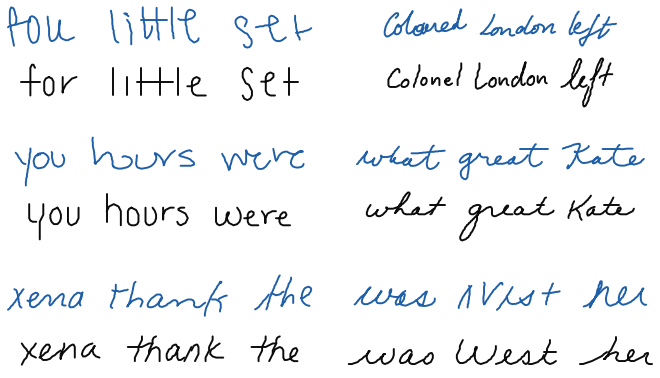

The script that saved this image:
import json
import os
import pickle
import sys

import matplotlib
matplotlib.use("Agg")
import matplotlib.pyplot as plt
import numpy as np

sys.path[:0] = [".", "inference", "tools", "paper/figures"]
import samples

ROWS, CACHE = [0, 3, 8, 11, 14, 17], "paper/figures/transfer.json"


def make(checkpoint="out/ablate_hand/base/best.pt", shown=3):
    import pengpt as P
    import unseen_hands as U
    device = P.resolve_device("auto")
    model, dataset, cfg, ckpt = P.load_for_sampling(checkpoint, device)
    known, picked, cells = pickle.load(open(U.CACHE, "rb")), json.load(open("paper/figures/unseen_hands.json")), []
    for k in ROWS:
        writer, rng = known[picked[k]["writer"]], np.random.default_rng(k)
        fine = [i for i, t in enumerate(writer["texts"]) if t.isalpha() and 3 <= len(t) <= 8]
        targets = [int(i) for i in rng.choice(fine, shown, replace=False)]
        asked = {writer["texts"][i].lower() for i in targets}
        other = [i for i, t in enumerate(writer["texts"]) if t.lower() not in asked]
        rest = dict(writer, points=[writer["points"][i] for i in other], texts=[writer["texts"][i] for i in other])
        before = U.primer(dataset.stroke_tok, rest, rng)
        words = U.write(model, dataset, cfg, before, [writer["texts"][i] for i in targets], 0, 1, k)
        cells.append(dict(text=[writer["texts"][i] for i in targets], primed=[w for w, _ in before],
                          real=[writer["points"][i].tolist() for i in targets], model=[w[0] for w in words]))
        print(cells[-1]["text"], "primed on", cells[-1]["primed"], flush=True)
    json.dump(cells, open(CACHE, "w"))


def extent(words):
    points = np.concatenate(samples.mini.layout(words, line_width=99))
    return points, points[points[:, 2] == 1, :2]


def line(ax, words, colour, s, W=3.0, H=0.5):
    points, down = extent(words)
    lo, size = down.min(0), np.ptp(down, 0)
    for a, b in samples.mini.strokes(points):
        q = (points[a:b, :2] - lo - size / 2) * s
        q = q if b - a > 1 else np.r_[q, q + 1e-3]
        ax.plot(W / 2 + q[:, 0], H / 2 - q[:, 1], color=colour, lw=0.7, solid_capstyle="round", solid_joinstyle="round")
    ax.set_xlim(0, W)
    ax.set_ylim(0, H)
    ax.set_aspect("equal")
    ax.axis("off")


def main(out="paper/figures/transfer.pdf"):
    if not os.path.exists(CACHE) or "--fresh" in sys.argv:
        make()
    cells = json.load(open(CACHE))
    half = (len(cells) + 1) // 2
    fig = plt.figure(figsize=(3.3, 0.55 * half + 0.12 * (half - 1)))
    grid = fig.add_gridspec(half, 2, left=0.005, right=0.995, top=1.0, bottom=0.0, wspace=0.09, hspace=0.22)
    points = lambda words: [np.array(w, float).reshape(-1, 3) for w in words if len(w)]
    for k, cell in enumerate(cells):
        top, under = grid[k % half, k // half].subgridspec(2, 1, hspace=0.0).subplots()
        real, made = points(cell["real"]), points(cell["model"])
        s = min(min(0.97 * 3.0 / np.ptp(extent(w)[1], 0)[0], 0.92 * 0.5 / np.ptp(extent(w)[1], 0)[1]) for w in (real, made))
        line(top, real, "#1f5fa8", s)
        line(under, made, "#0b0b0b", s)
    fig.savefig(out)
    fig.savefig(out.replace(".pdf", ".png"), dpi=200)
    print(out)


if __name__ == "__main__":
    main()
